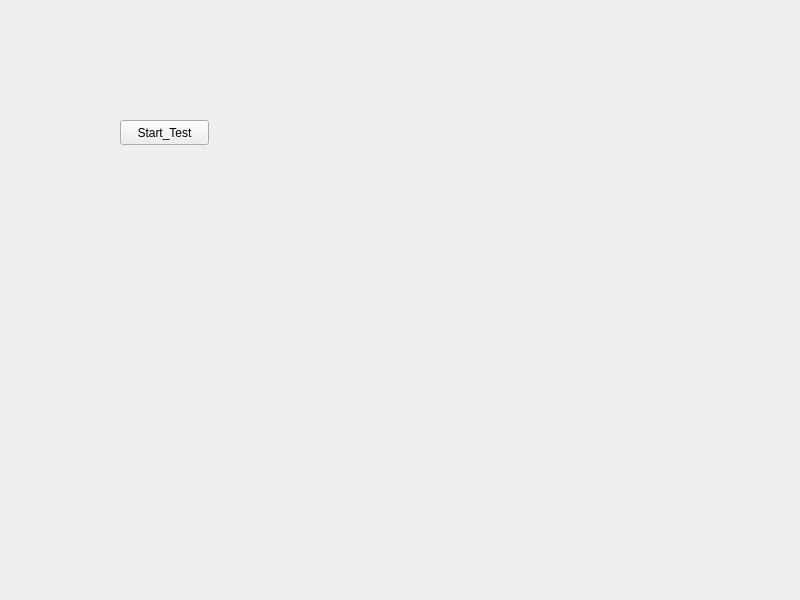
<?xml version="1.0" encoding="UTF-8"?>
<ui version="4.0">
 <class>Widget</class>
 <widget class="QWidget" name="Widget">
  <property name="geometry">
   <rect>
    <x>0</x>
    <y>0</y>
    <width>800</width>
    <height>600</height>
   </rect>
  </property>
  <property name="windowTitle">
   <string>Widget</string>
  </property>
  <widget class="QPushButton" name="Start_Test">
   <property name="geometry">
    <rect>
     <x>120</x>
     <y>120</y>
     <width>89</width>
     <height>25</height>
    </rect>
   </property>
   <property name="text">
    <string>Start_Test</string>
   </property>
  </widget>
 </widget>
 <resources/>
 <connections/>
</ui>
